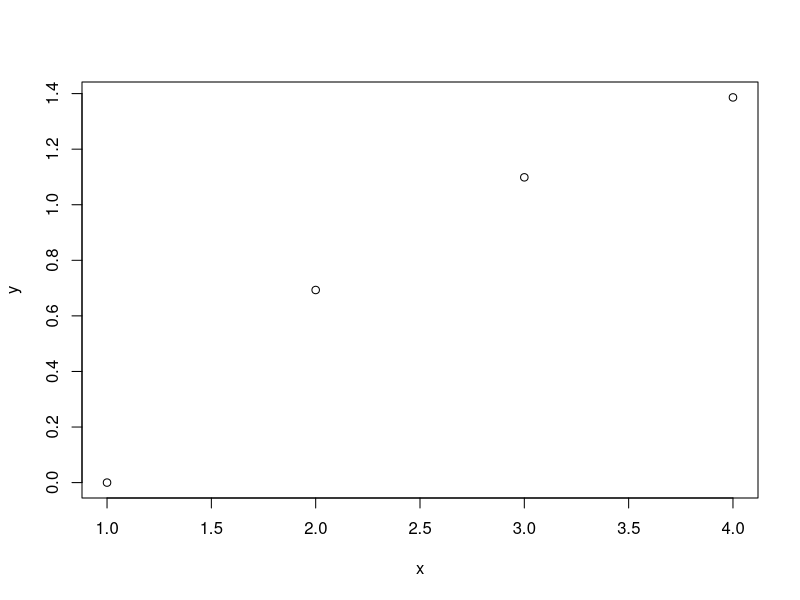

The R source for this figure:
#' ---
#' title: "test script"
#' author: "Lakshmi"
#' date: "`r format(Sys.Date())`"
#' output: github_document
#' ---
#'
#'Test **code**

#+ dotchart
# a simple plot
x <- c(1, 2, 3, 4)
y <- log(x)
plot (y~x)

